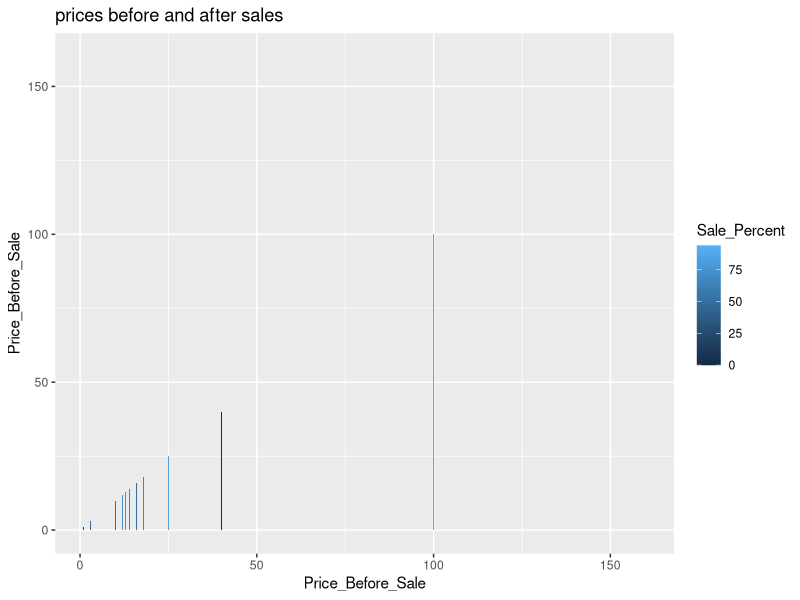
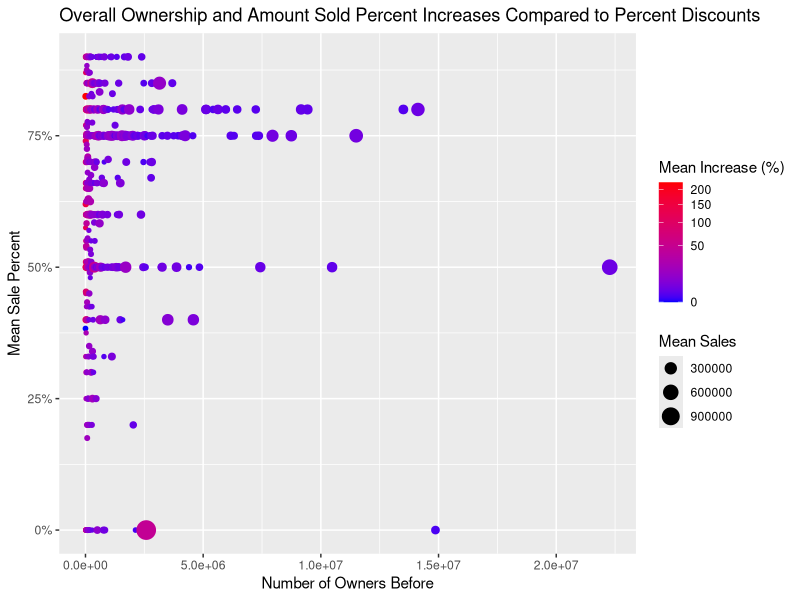
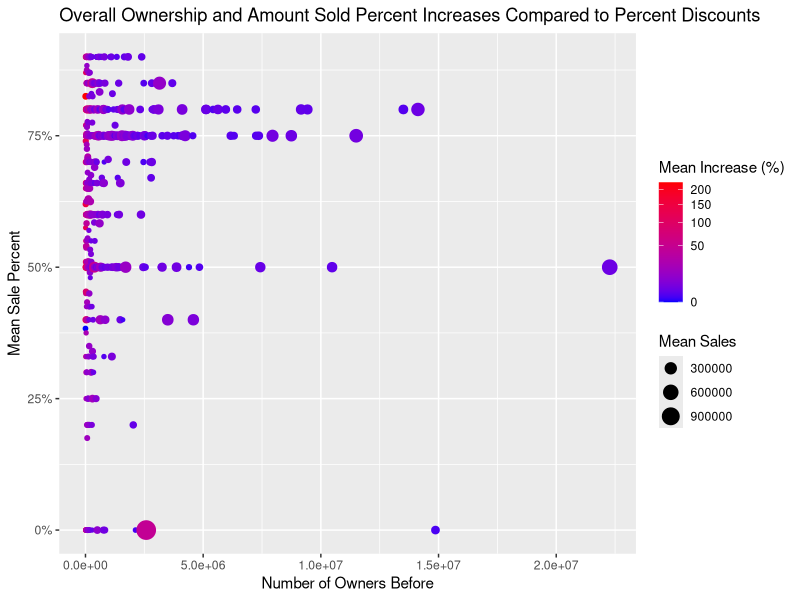

The R script that drew these images, in order: (Note: this script raises an error after producing the figures.)
library(jsonlite)
library(stringr)
library(dplyr)
library(ggplot2)
# library(corrplot)
library(RColorBrewer)
library(scales)
rm(list = setdiff(ls(), lsf.str()))

# Owners_before
# Owners_after
# Owners_As_Of_Today
# Players_As_Of_Today
# Sales
# Increase (%)
# Price_before_sale
# Review_Score_Metacritic
# Review_Score_Steam_Users
# Sale_Percent
# Sale Price
# GameNewness
removeSymbols = function(namesArray) {
  newNames = namesArray
  newNames = str_replace_all(newNames,"[[:punct:]]","")
  newNames = str_replace_all(newNames, "[^[:alnum:]]", " ")
  newNames = trim(newNames)
  return(newNames)
}
setwd('/Users/nicktalavera/Coding/bootcamp007_project/Project1-ExploreVis/NickTalavera/Steam')
steam = read.csv('steamDatabaseAllCombined.csv')

# today = as.Date(Sys.time(), "%Y %m %d")
steamSummerSaleFirstDay = as.Date('20160704', "%Y%m%d")
steamSummerSaleLastDay = as.Date('20160628', "%Y%m%d")
# steam$GameNewness = steam$Release_Date - steamSummerSaleFirstDay
# # Sale Percent vs Net Gross
# g = ggplot(data = steam, aes(x = Sale_Percent, y=Increase)) + ggtitle('Sale Percent vs Net Gross')
# g + geom_bar(aes(fill = Sale_Percent), stat = 'identity', position = 'dodge')


#Progress of numbers of ownership over time?
#line graph

# Compare prices before and after sales
class(steam$Price_Before_Sale)
g = ggplot(data = arrange(steam,Price_Before_Sale), aes(x = Price_Before_Sale, y=Price_Before_Sale)) + ggtitle('prices before and after sales')
g + geom_bar(aes(fill = Sale_Percent), stat = 'identity', position = 'dodge')

# Compare owners before and after sales


# Increase vs Review_Score_Metacritic
# g = ggplot(data = arrange(steam,Increase), aes(x = Increase, y = Review_Score_Steam_Users)) + ggtitle('prices before and after sales')
# g + geom_bar(aes(fill = Review_Score_Steam_Users), stat = 'identity', position = 'dodge')
# Increase vs Review_Score_Steam_Users
# # g = ggplot(data = steam, aes(x = Review_Score_Metacritic)) + ggtitle('prices before and after sales')
# # g + geom_histogram(bins = 15)
# # # Increase vs Review_Score_IGN
# g = ggplot(data = steam, aes(x = Review_Score_IGN)) + ggtitle('Review_Score_IGN_Users')
# g + geom_freqpoly(binwidth = 0.1)
# # g = ggplot(data = arrange(steam,Increase), aes(x = Increase, y = Review_Score_Steam_Users)) + ggtitle('prices before and after sales')
# # g + geom_bar(aes(fill = Review_Score_Steam_Users), stat = 'identity', position = 'dodge')
# # # Increase vs Review_Score_Metacritic
# g = ggplot(data = steam, aes(x = Review_Score_Metacritic)) + ggtitle('Review_Score_Metacritic') + xlim(0,100)
# g + geom_histogram(aes(fill = Price_Before_Sale), binwidth = 10, position = "fill")

# Review scores count
# g = ggplot(data = steam[!is.na(steam$Review_Score_Metacritic),], aes(x = Sales)) + ggtitle('Review scores count') + xlim(5000,250000)
# g + geom_histogram(binwidth = 5000)
# groupedByIncrease = summarise(group_by(steam, Increase), meanScore = round(mean(Review_Score_Metacritic)/5)*5)
# groupedByIncrease = groupedByIncrease[!is.na(groupedByIncrease$meanScore),]
# g = ggplot(data = groupedByIncrease, aes(x = Increase)) + ggtitle('Increase') + xlim(0,150)
# g + geom_density(aes(color = alpha("black", 1/3)))


#Overall Ownership and Game Age Compared to Percent Discounts
labelsScores = c(paste(as.character(seq(1, 100, by=10)), "to", as.character(seq(10, 110, by=10))))
metacriticScoresVSIncreaseSeventyPlus = steam
title = paste("Overall Ownership and Amount Sold Percent Increases Compared to Percent Discounts")
metacriticScoresVSIncreaseSeventyPlus$GameAge = floor(metacriticScoresVSIncreaseSeventyPlus$GameAge/365)
metacriticScoresVSIncreaseSeventyPlus = metacriticScoresVSIncreaseSeventyPlus[!is.na(metacriticScoresVSIncreaseSeventyPlus$GameAge),]
metacriticScoresVSIncreaseSeventyPlus$GameAge = cut_interval(metacriticScoresVSIncreaseSeventyPlus$GameAge, length = 3, rm.na = FALSE)
factosokaf = 100
metacriticScoresVSIncreaseSeventyPlus$Owners_Before = round(metacriticScoresVSIncreaseSeventyPlus$Owners_Before/factosokaf)*factosokaf
metacriticScoresVSIncreaseSeventyPlus = summarise(group_by(metacriticScoresVSIncreaseSeventyPlus, Owners_Before), meanSalePercent = mean(Sale_Percent), meanGameAge =  mean(GameAge), meanIncrease = mean(Increase), meanSales = mean(Sales))
metacriticScoresVSIncreaseSeventyPlus = metacriticScoresVSIncreaseSeventyPlus[!is.na(metacriticScoresVSIncreaseSeventyPlus$meanSalePercent),]
metacriticScoresVSIncreaseSeventyPlus$meanSalePercent = metacriticScoresVSIncreaseSeventyPlus$meanSalePercent/100
metacriticScoresVSIncreaseSeventyPlus = metacriticScoresVSIncreaseSeventyPlus[metacriticScoresVSIncreaseSeventyPlus$meanIncrease < 300,]
head(metacriticScoresVSIncreaseSeventyPlus)
colourCount = length(unique(metacriticScoresVSIncreaseSeventyPlus$meanIncrease))
getPalette = colorRampPalette(brewer.pal(8, "Accent"))
platteNew = rev(getPalette(colourCount))
g = ggplot(data = metacriticScoresVSIncreaseSeventyPlus, aes(x = Owners_Before, y = meanSalePercent)) + ggtitle(title)
g + geom_point(aes(color=meanIncrease,size=meanSales)) + ylab('Mean Sale Percent') + scale_y_continuous(labels=percent) + xlab('Number of Owners Before') + scale_color_gradient(trans = "sqrt", low="blue", high="red") + expand_limits(x = 0, y = 0) +
  labs(size="Mean Sales", color="Mean Increase (%)")
ggsave(file=paste0(removeSymbols(title), ".eps"))



# title = paste("Overall Ownership and Sales Compared to Percent Discounts")
# #Overall Ownership and Game Age Compared to Percent Discounts
# labelsScores = c(paste(as.character(seq(1, 100, by=10)), "to", as.character(seq(10, 110, by=10))))
# metacriticScoresVSIncreaseSeventyPlus = steam
# metacriticScoresVSIncreaseSeventyPlus$GameAge = floor(metacriticScoresVSIncreaseSeventyPlus$GameAge/365)
# metacriticScoresVSIncreaseSeventyPlus = metacriticScoresVSIncreaseSeventyPlus[!is.na(metacriticScoresVSIncreaseSeventyPlus$GameAge),]
# metacriticScoresVSIncreaseSeventyPlus$GameAge = cut_interval(metacriticScoresVSIncreaseSeventyPlus$GameAge, length = 3, rm.na = FALSE)
# factosokaf = 100
# metacriticScoresVSIncreaseSeventyPlus$Owners_Before = round(metacriticScoresVSIncreaseSeventyPlus$Owners_Before/factosokaf)*factosokaf
# metacriticScoresVSIncreaseSeventyPlus = summarise(group_by(metacriticScoresVSIncreaseSeventyPlus, Owners_Before), meanSalePercent = mean(Sale_Percent), meanGameAge =  mean(GameAge), meanIncrease = mean(Sales))
# metacriticScoresVSIncreaseSeventyPlus = metacriticScoresVSIncreaseSeventyPlus[!is.na(metacriticScoresVSIncreaseSeventyPlus$meanSalePercent),]
# metacriticScoresVSIncreaseSeventyPlus$meanSalePercent = metacriticScoresVSIncreaseSeventyPlus$meanSalePercent/100
# head(metacriticScoresVSIncreaseSeventyPlus)
# colourCount = length(unique(metacriticScoresVSIncreaseSeventyPlus$meanIncrease))
# getPalette = colorRampPalette(brewer.pal(8, "Accent"))
# platteNew = rev(getPalette(colourCount))
# g = ggplot(data = metacriticScoresVSIncreaseSeventyPlus, aes(x = Owners_Before, y = meanSalePercent)) + ggtitle(title)
# g + geom_point(aes(color=meanIncrease)) + ylab('Mean Sale Percent') + scale_y_continuous(labels=percent) + xlab('Number of Owners Before') + scale_color_gradient( low="blue", high="red", guide = guide_legend(title = "Mean Sales")) + expand_limits(x = 0, y = 0)
# ggsave(file=paste0(removeSymbols(title), ".eps"))


# 
# 
# # #IGN scores versus increase in sales
# 
# # ignScoresVSIncrease = steam
# # ignScoresVSIncrease = ignScoresVSIncrease[!is.na(ignScoresVSIncrease$Review_Score_IGN) & !is.na(ignScoresVSIncrease$Increase),]
# # ignScoresVSIncrease = filter(ignScoresVSIncrease, ignScoresVSIncrease$Review_Score_IGN >= 30)
# # ignScoresVSIncrease$Review_Score_IGN = cut_interval(ignScoresVSIncrease$Review_Score_IGN, length = 10, rm.na = FALSE)
# # ignScoresVSIncrease = select(ignScoresVSIncrease, Review_Score_IGN, Increase)
# # g = ggplot(data = ignScoresVSIncrease, aes(x = Increase)) + ggtitle('Review_Score_IGN')
# # g + geom_density(aes(color = Review_Score_IGN)) + xlim(0,75)
# # 
# # 
# # #Histogram of IGN scores versus increase in sales #GOOD SHIT
# # title = 'Comparing the Sales of Games That Were Not Reviewed by IGN vs Games with \"Bad\" (<70) Metacritic Scores'
# # # labelsScores = c(paste(as.character(seq(1, 100, by=10)), "to", as.character(seq(10, 110, by=10))))
# # # ignScoresVSIncrease = steam
# # # ignScoresVSIncrease = ignScoresVSIncrease[is.na(ignScoresVSIncrease$Review_Score_IGN),]
# # # ignScoresVSIncrease = select(ignScoresVSIncrease, Name, Review_Score_IGN, Increase, Review_Score_Metacritic)
# # # # ignScoresVSIncreaseGrouped = group_by(ignScoresVSIncrease, )
# # # g = ggplot(data = ignScoresVSIncrease, aes(x = Increase)) + ggtitle(title)
# # # g + geom_histogram(aes(fill = Review_Score_IGN), position = "fill", binwidth = 5) + guides(color = "colorbar") + scale_y_continuous(labels=percent) + ylab('Percentage of Sales') + xlab('Increase of Owners') + guides(color = "colorbar") + scale_fill_brewer(palette = "Blues", labels = labelsScores, guide = guide_legend(title = "Metacritic Score"))
# # 
# # 
# # #READY TO GO
# #Histogram of Metacritic scores versus increase in sales if under vs over 70 #GOOD SHIT
# labelsScores = c(paste(as.character(seq(1, 100, by=10)), "to", as.character(seq(10, 110, by=10))))
# metacriticScoresVSIncreaseSeventyPlus = steam
# title = 'Sales Increases Across Metacritic Score'
# metacriticScoresVSIncreaseSeventyPlus = filter(metacriticScoresVSIncreaseSeventyPlus, metacriticScoresVSIncreaseSeventyPlus$Review_Score_Metacritic > -1000)
# metacriticScoresVSIncreaseSeventyPlus = metacriticScoresVSIncreaseSeventyPlus[metacriticScoresVSIncreaseSeventyPlus$Increase < 2000,]
# # metacriticScoresVSIncreaseSeventyPlus$Review_Score_Metacritic[as.numeric(metacriticScoresVSIncreaseSeventyPlus$Review_Score_Metacritic) >= reviewScore] = reviewScore
# # metacriticScoresVSIncreaseSeventyPlus$Review_Score_Metacritic[as.numeric(metacriticScoresVSIncreaseSeventyPlus$Review_Score_Metacritic) < reviewScore] = 0
# metacriticScoresVSIncreaseSeventyPlus$Review_Score_Metacritic = cut(metacriticScoresVSIncreaseSeventyPlus$Review_Score_Metacritic, breaks = seq(0, 100, by=10))
# colourCount = length(unique(metacriticScoresVSIncreaseSeventyPlus$Review_Score_Metacritic))
# getPalette = colorRampPalette(brewer.pal(11, "RdYlBu"))
# platteNew = getPalette(colourCount)
# g = ggplot(data = metacriticScoresVSIncreaseSeventyPlus, aes(x = Increase)) + ggtitle(title)
# g + geom_histogram(aes(fill = Review_Score_Metacritic), position = "fill", binwidth = 10) + scale_y_continuous(labels=percent) + ylab('Percentage of Sales') + xlab('Increase of Owners')  + scale_fill_manual(values = platteNew, labels = labelsScores, guide = guide_legend(title = "Metacritic Score")) + guides(color = "colorbar")
# ggsave(file=paste0(removeSymbols(title), ".eps"))
# #END
# 
# 
# # READY TO GO
# #Histogram of Metacritic scores versus increase in sales if under vs over 70 #GOOD SHIT
# reviewScores = c(60, 70,85)
# for (reviewScore in reviewScores) {
# labelsScores = c(paste(c("Below","Above"),reviewScore))
# metacriticScoresVSIncreaseSeventyPlus = steam
# title = paste('Sales Increases for Games Above and Below a', reviewScore, "Metascritic Score")
# metacriticScoresVSIncreaseSeventyPlus = filter(metacriticScoresVSIncreaseSeventyPlus, metacriticScoresVSIncreaseSeventyPlus$Review_Score_Metacritic > -1000)
# metacriticScoresVSIncreaseSeventyPlus = metacriticScoresVSIncreaseSeventyPlus[metacriticScoresVSIncreaseSeventyPlus$Increase < 2000,]
# metacriticScoresVSIncreaseSeventyPlus$Review_Score_Metacritic[as.numeric(metacriticScoresVSIncreaseSeventyPlus$Review_Score_Metacritic) >= reviewScore] = reviewScore
# metacriticScoresVSIncreaseSeventyPlus$Review_Score_Metacritic[as.numeric(metacriticScoresVSIncreaseSeventyPlus$Review_Score_Metacritic) < reviewScore] = 0
# metacriticScoresVSIncreaseSeventyPlus$Review_Score_Metacritic = cut_interval(metacriticScoresVSIncreaseSeventyPlus$Review_Score_Metacritic, n = 2, rm.na = TRUE)
# colourCount = length(unique(metacriticScoresVSIncreaseSeventyPlus$Review_Score_Metacritic))
# getPalette = colorRampPalette(brewer.pal(8, "Accent"))
# platteNew = rev(getPalette(colourCount))
# g = ggplot(data = metacriticScoresVSIncreaseSeventyPlus, aes(x = Increase)) + ggtitle(title)
# g + geom_histogram(aes(fill = Review_Score_Metacritic), position = "fill", binwidth = 10) + scale_y_continuous(labels=percent) + ylab('Percentage of Sales') + xlab('Increase of Owners') + guides(color = "colorbar") + scale_fill_manual(values = platteNew, labels = labelsScores, guide = guide_legend(title = "Metacritic Score")) +
#   guides(fill = guide_legend(reverse = TRUE))
# ggsave(file=paste0(removeSymbols(title), ".eps"))
# }
# #END
# 
# #Over 85 Scatter
# reviewScore = 85
# labelsScores = c(paste(c("Below","Above"),reviewScore))
# metacriticScoresVSIncreaseSeventyPlus = steam
# title = paste("Sales and Percent Increase Compared to Overall Previous Ownership for Games Rated >85")
# metacriticScoresVSIncreaseSeventyPlus = filter(metacriticScoresVSIncreaseSeventyPlus, metacriticScoresVSIncreaseSeventyPlus$Review_Score_Metacritic >= 85)
# metacriticScoresVSIncreaseSeventyPlus$Sales = cut_interval(metacriticScoresVSIncreaseSeventyPlus$Sales, n=10)
# colourCount = length(unique(metacriticScoresVSIncreaseSeventyPlus$Owners_After))
# getPalette = colorRampPalette(brewer.pal(8, "Accent"))
# platteNew = rev(getPalette(colourCount))
# g = ggplot(data = metacriticScoresVSIncreaseSeventyPlus, aes(x = metacriticScoresVSIncreaseSeventyPlus$Owners_Before, y = metacriticScoresVSIncreaseSeventyPlus$Increase)) + ggtitle(title)
# g + geom_point(aes(color = Sales)) + scale_y_continuous(labels=percent) + scale_x_log10() + ylab('Increase of Owners') + xlab('Number of Owners Before') + scale_fill_manual(values = platteNew, labels = labelsScores, guide = guide_legend(title = "Metacritic Score")) 
# ggsave(file=paste0(removeSymbols(title), ".eps"))
# 
# # FIGURE OUT BARS
# #Histogram of Metacritic scores versus increase in sales if under vs over 70 #GOOD SHIT
# # steamScoresVSIncreaseThumbs = steam
# # steamScoresVSIncreaseThumbs = filter(steamScoresVSIncreaseThumbs, steamScoresVSIncreaseThumbs$Review_Score_Steam_Users > -1000)
# # steamScoresVSIncreaseThumbs$Review_Score_Steam_Users[as.numeric(steamScoresVSIncreaseThumbs$Review_Score_Steam_Users) >= reviewScore] = reviewScore
# # steamScoresVSIncreaseThumbs$Review_Score_Steam_Users[as.numeric(steamScoresVSIncreaseThumbs$Review_Score_Steam_Users) < reviewScore] = 0
# # # steamScoresVSIncreaseThumbs$Review_Score_Steam_Users = cut_interval(steamScoresVSIncreaseThumbs$Review_Score_Steam_Users, n = 2, rm.na = TRUE)
# # steamScoresVSIncreaseThumbs = steamScoresVSIncreaseThumbs[steamScoresVSIncreaseThumbs$Increase < 750,]
# # # labelsYears = c(paste(as.character(seq(1, 100, by=10)), "to", as.character(seq(10, 110, by=10))))
# # title = paste('Sales Increases Comparing an Ideal Review Score of', reviewScore)
# # g = ggplot(data = steamScoresVSIncreaseThumbs, aes(factor(Review_Score_Steam_Users))) + ggtitle(title)
# # g + geom_bar() + guides(color = "colorbar") + scale_fill_brewer(palette ="Blues",direction = 1, labels = c(paste(c('Less than',"Greater than"), reviewScore)), guide = guide_legend(title = "Metacritic Score"))
# # ggsave(file=paste0(removeSymbols(title), ".eps"))
# 
# 
# #READY TO GO
# #Steam User Reviews' Impact on the Increase of Sales'
# title = 'Steam User Reviews\' Impact on the Increase of Sales'
# steamScoresVSIncreaseThumbs = steam
# steamScoresVSIncreaseThumbs = filter(steamScoresVSIncreaseThumbs, steamScoresVSIncreaseThumbs$Review_Score_Steam_Users > -1000)
# steamScoresVSIncreaseThumbs$Review_Score_Steam_Users = cut(steamScoresVSIncreaseThumbs$Review_Score_Steam_Users, breaks = seq(0, 100, by=10))
# steamScoresVSIncreaseThumbs = steamScoresVSIncreaseThumbs[is.na(steamScoresVSIncreaseThumbs$Review_Score_Steam_Users) == FALSE,]
# steamScoresVSIncreaseThumbs = steamScoresVSIncreaseThumbs[is.na(steamScoresVSIncreaseThumbs$Increase) == FALSE,]
# steamScoresVSIncreaseThumbs = steamScoresVSIncreaseThumbs[steamScoresVSIncreaseThumbs$Increase < 750,]
# colourCount = length(unique(steamScoresVSIncreaseThumbs$Review_Score_Steam_Users))
# getPalette = colorRampPalette(brewer.pal(9, "PiYG"))
# platteNew = rev(getPalette(colourCount))
# labelsYears = c(paste(as.character(seq(1, 100, by=10)), "to", as.character(seq(10, 110, by=10))))
# g = ggplot(data = steamScoresVSIncreaseThumbs, aes(x = Increase)) + ggtitle(title)
# g + geom_histogram(aes(fill = Review_Score_Steam_Users), position = "fill", binwidth = 90) + guides(color = "colorbar") + scale_fill_manual(values =platteNew, guide = guide_legend(title = "Steam User Percent Positive Reviews"), labels = labelsYears) + xlab('Increase of Owners')  + scale_y_continuous(labels=percent) + ylab('Percentage of Increase')
# ggsave(file=paste0(removeSymbols(title), ".eps"))
# #END
# # #
# # # #READY TO GO
# # # Game's age affecting the sale? If over ten, rounded up
# gameAge = steam
# 
# # gameAge$GameAge[as.numeric(gameAge$GameAge) >= 9] = 10
# gameAge = gameAge[gameAge$Increase < 200,]
# gameAge = gameAge[!is.na(gameAge$GameAge) & !is.na(gameAge$Increase),]
# # gameAge = filter(gameAge, gameAge$GameAge > -1000)
# gameAge$GameAge = floor(gameAge$GameAge/365)
# gameAge$GameAge = cut_interval(gameAge$GameAge, length = 1, rm.na = FALSE)
# labelsYears = c(c('<1 year'), paste(as.character(1:100), "to", as.character(2:101), "years"))
# title = 'The Age of a Game Compared to the Increase of Owners'
# g = ggplot(data = gameAge, aes(x = Increase)) + ggtitle(title)
# g + geom_histogram(aes(fill = GameAge), position = "fill", binwidth = 10) + scale_y_continuous(labels=percent) + ylab('Percentage of Sales') + xlab('Increase of Owners') +
#   scale_fill_discrete( h =c(24,350), guide = guide_legend(title = "Game's Age (years)"), labels = labelsYears)
# ggsave(file=paste0(removeSymbols(title), ".eps"))
# # # #END
# #
# # # How many games go unplayed?
# # unplayed = steam
# # unplayed$Unplayed = unplayed$Players_Forever_As_Of_Today <= unplayed$Owners_As_Of_Today
# # # unplayed$Unplayed = cut_interval(unplayed$Unplayed, length = 0.1, rm.na = FALSE)
# # sumUnplayed = c(sum(unplayed$Players_Forever_As_Of_Today), sum(unplayed$Owners_As_Of_Today ))
# # g <- ggplot(data = sumUnplayed, aes(x = sumUnplayed))
# # g + geom_bar()
# #
# #Scatter Metacritic vs How long to beat
# title = 'Metacritic Scores Compared to Campaign Length'
# labelsGameType = c('Indie Games','Action Games', 'Adventure Games',"Role Playing Games")
# MetacriticVSCampaign = select(steam, main_story_length, Review_Score_Metacritic, Increase)
# maxLength = 75
# metacriticReview = 70
# MetacriticVSCampaign = MetacriticVSCampaign[!is.na(MetacriticVSCampaign$main_story_length) & !is.na(MetacriticVSCampaign$Review_Score_Metacritic),]
# MetacriticVSCampaign = MetacriticVSCampaign[MetacriticVSCampaign$main_story_length < maxLength,]
# MetacriticVSCampaign$hoursRange[between(MetacriticVSCampaign$main_story_length,0,6)] = 6
# MetacriticVSCampaign$hoursRange[between(MetacriticVSCampaign$main_story_length,6,12)] = 12
# MetacriticVSCampaign$hoursRange[between(MetacriticVSCampaign$main_story_length,12,17)] = 17
# MetacriticVSCampaign$hoursRange[MetacriticVSCampaign$main_story_length >= 17] = 40
# colourCount = length(unique(MetacriticVSCampaign$hoursRange))
# getPalette = colorRampPalette(brewer.pal(11, "Spectral"))
# platteNew = getPalette(colourCount)
# g = ggplot(MetacriticVSCampaign, aes(x = main_story_length , y = Review_Score_Metacritic)) + ggtitle(title)
# g + geom_point(aes(color=factor(hoursRange))) + geom_hline(yintercept = metacriticReview, color="red") + ylab('Metacritic Score') + xlab("Game Campaign Length (hours)") + scale_color_manual(values = platteNew, name ="Typical Game Type",
#                                                                                                                                                                                                                                      labels=labelsGameType) + geom_smooth(method = "lm", color = "black") + geom_smooth(aes(group= hoursRange)) +
#   scale_x_continuous(breaks = pretty(MetacriticVSCampaign$main_story_length, n = 20))
# ggsave(file=paste0(removeSymbols(title), ".eps"))
# 
# # Campaign Length Compared to the Increase of Owners
# title = 'Campaign Length Compared to the Increase of Owners'
# difference = 5
# maxHours = 40
# labelsScores = c(paste(seq(0, maxHours, by=difference), "to", seq(difference, maxHours+difference, by=difference), "hours"))
# labelsScores = replace(labelsScores, length(labelsScores), paste0(">",40," hours"))
# MetacriticVSCampaign$Rounded = round(MetacriticVSCampaign$main_story_length/difference)*difference
# MetacriticVSCampaign$Rounded[MetacriticVSCampaign$Rounded > maxHours] = maxHours
# colourCount = length(unique(MetacriticVSCampaign$Rounded))
# getPalette = (colorRampPalette(brewer.pal(9, "PiYG")))
# platteNew = rev(getPalette(colourCount))
# g = ggplot(data = MetacriticVSCampaign, aes(x = Increase)) + ggtitle(title)
# g + geom_histogram(aes(fill = factor(Rounded)), position = "fill", binwidth = 20) + scale_y_continuous(labels=percent) + ylab('Percentage of Sales') + xlab('Increase of Owners') + guides(color = "colorbar") + scale_fill_manual(values = platteNew, labels = labelsScores, guide = guide_legend(title = "Campaign Length"))
# ggsave(file=paste0(removeSymbols(title), ".eps"))
# 
# 
# # Game Type Approximated by Campaign Length Compared to the Increase of Owners
# labelsGameType = c('Indie Games','Action Games', 'Adventure Games',"Role Playing Games")
# title = 'Game Type Approximated by Campaign Length Compared to the Increase of Owners'
# colourCount = length(unique(MetacriticVSCampaign$hoursRange))
# getPalette = colorRampPalette(brewer.pal(11, "Spectral"))
# platteNew = getPalette(colourCount)
# g = ggplot(data = MetacriticVSCampaign, aes(x = Increase)) + ggtitle(title)
# g + geom_histogram(aes(fill = factor(hoursRange)), position = "fill", binwidth = 20) + scale_y_continuous(labels=percent) + ylab('Percentage of Sales') + xlab('Increase of Owners') + guides(color = "colorbar") + scale_fill_manual(values = platteNew, labels = labelsGameType, guide = guide_legend(title = "Typical Game Type"))
# ggsave(file=paste0(removeSymbols(title), ".eps"))
# 
# 
# # Release date relation to the start of the Summer sale?
# title = 'Release Date Relation to the Start of the Summer Sale For Games Released in the Past Year?'
# gameAge = steam
# gameAge$GameAgeWeeks = floor(gameAge$GameAge/7)
# # gameAge$GameAge[as.numeric(gameAge$GameAge) >= 9] = 10
# gameAge = gameAge[gameAge$GameAge <= 365,]
# gameAge = gameAge[!is.na(gameAge$GameAge) & !is.na(gameAge$Increase),]
# # gameAge = filter(gameAge, gameAge$GameAge > -1000)
# gameAge$GameAge = cut_interval(gameAge$GameAge, length = 1, rm.na = FALSE)
# labelsYears = c(c('<1 year'), paste(as.character(1:100), "to", as.character(2:101), "years"))
# g = ggplot(data = gameAge, aes(x = GameAgeWeeks)) + ggtitle(title)
# g + geom_density() + scale_y_continuous(labels=percent) + ylab('Percentage of Sales') + xlab('Age of Game (weeks)')
# ggsave(file=paste0(removeSymbols(title), ".eps"))


# + scale_y_continuous(labels=percent) + ylab('Percentage of Sales') + xlab('Increase of Owners') + guides(color = "colorbar") + scale_fill_brewer(palette = "Blues", labels = labelsScores, guide = guide_legend(title = "Typical Game Type"))
# How many games go unbeaten?
# Overlay the reviews at the intervals?
# Do higher percents yield more money?
# Should AAA games discount their products?

# Owners_before
# Owners_after
# Sales
# Owners_As_Of_Today
# Players_Forever_As_Of_Today
# Increase
# Price_Before_Sale
# Price_After_Sale
# Review_Score_Metacritic
# Review_Score_Metacritic_User
# Review_Score_Steam_Users
# Review_Score_IGN
# Sale_Percent


# average number of sales per period
# game age